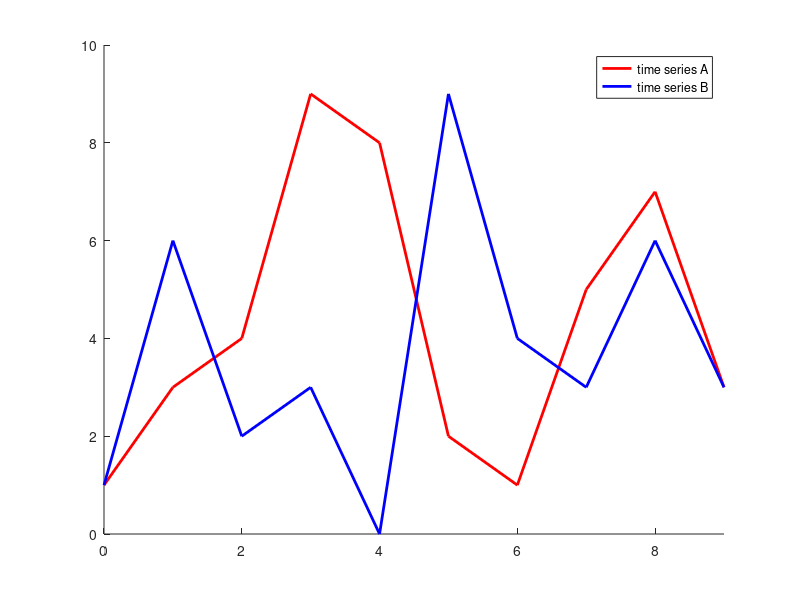

Recreate this plot in MATLAB.
# Subscribe to my channel, share and like my videos at
# http://youtube.com/tkorting
#
# This source code is used to create a step-by-step
# animation about image enhancement. Feel free to 
# use and share this code.
#
# Thales Sehn Körting

A = [1, 3, 4, 9, 8, 2, 1, 5, 7, 3];
B = [1, 6, 2, 3, 0, 9, 4, 3, 6, 3];
dtw_axis = [0, 1, 2, 3, 4, 5, 6, 7, 8, 9];
figure(1), clf, hold on
plot(dtw_axis, A, 'r-', 'linewidth', 2.0)
plot(dtw_axis, B, 'b-', 'linewidth', 2.0), legend('time series A', 'time series B')
axis([0, 9])
